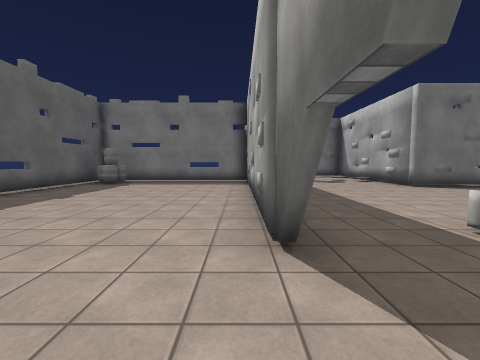
[1] (above)

17 first-person views from a walk through a scene from a Unity 3-D project. The camera is 1.4 m above the floor, tilts 4° down and sees 90° across. The floor is counted in squares, 2 m on a side. Each view is taken from the middle of a square. On the plan, view 1 faces up. The plan holds only what a view shows up to about 9 squares ahead; the rest is blank. The place goes on beyond the plan. The player character is not drawn. Surface patterns are stand-ins for the level's own textures.

[2]
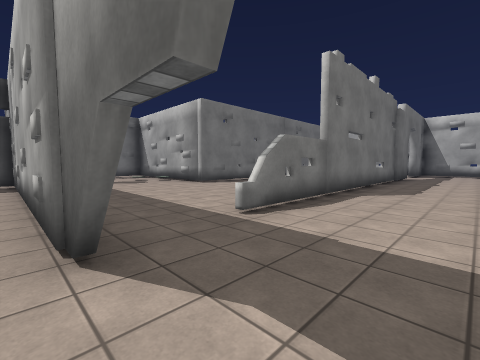

[3]
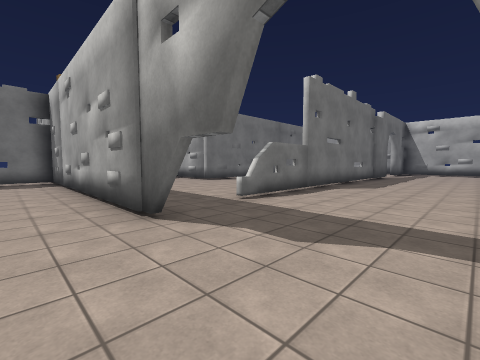

[4]
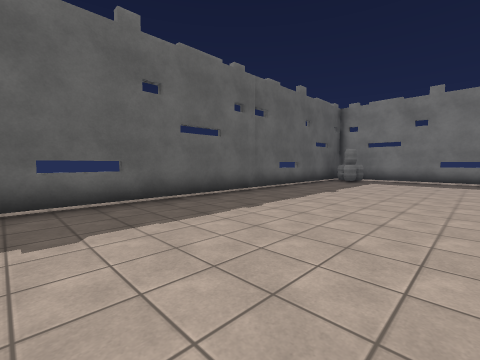

[5]
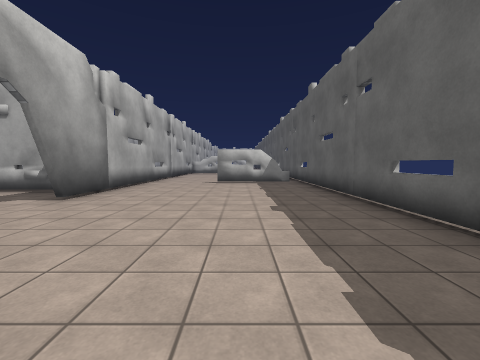

[6]
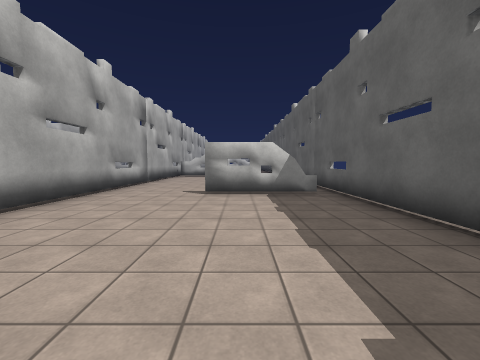

[7]
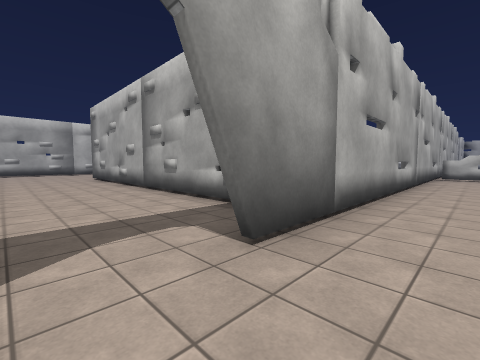

[8]
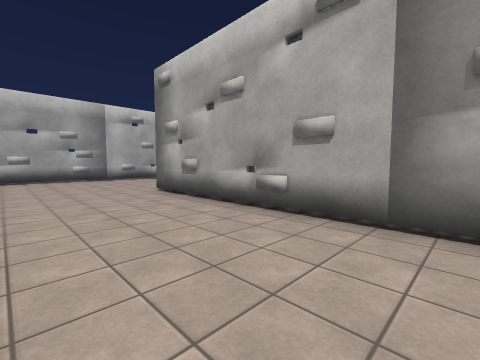

[9]
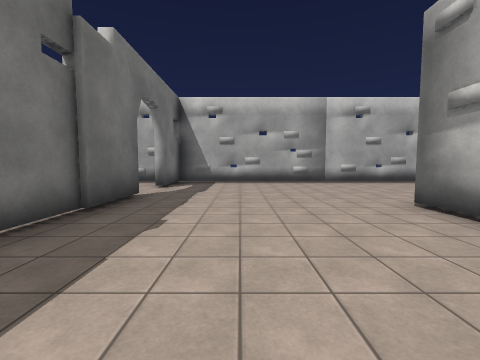

[10]
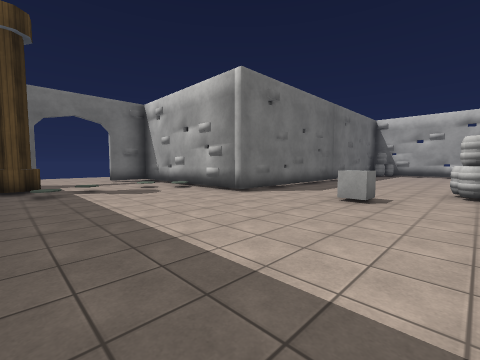

[11]
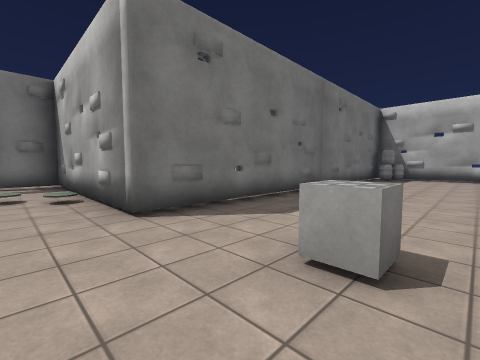

[12]
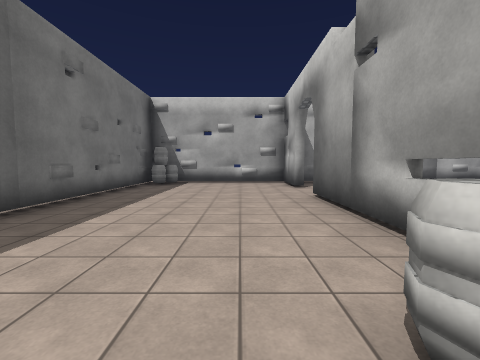

[13]
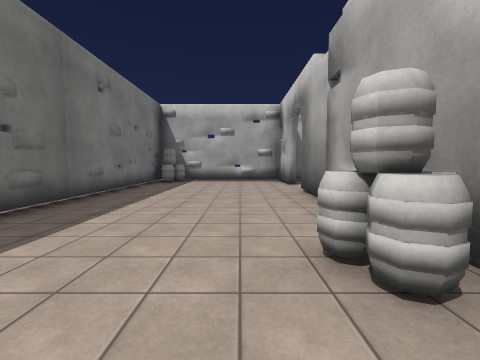

[14]
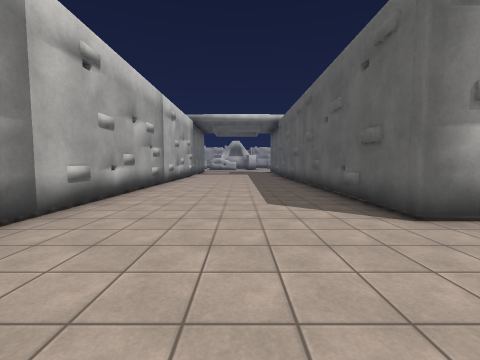

[15]
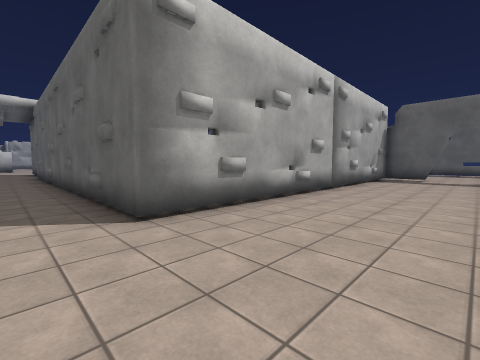

[16]
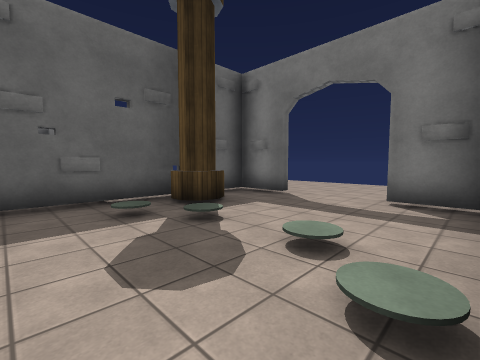

[17]
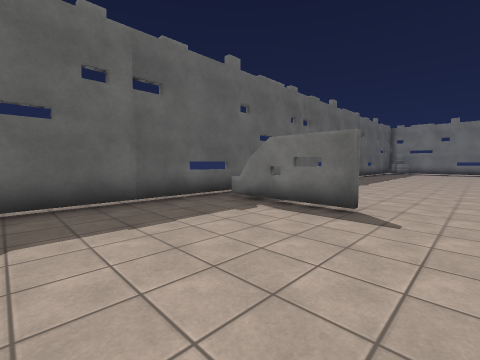

### Floor plan
Points are (right, up) in squares from view 1. A wall is a line through its corners. A room is listed if a view was taken in it or the views show most of it. See-through windows are left out.
Room 1 (views 1, 2, 3, 4, 5, 6, 7, 8, 9, 14, 15, 17)
walls: (1.5, -2.8) (10.9, -2.8) (10.9, -9.5); (0.3, 1.2) (0.3, 9.2) (-3.5, 9.2); (-2.1, -5.5) (-4.8, -5.5); (0.3, -9.5) (0.3, -1.1); (12.1, 2.3) (2.2, 2.3); (-4.8, -5.4) (-2.1, -5.4); (-5.3, 7.5) (-5.3, -9.1); (15.6, -9.1) (15.6, 2.3) (13.9, 2.3)
ways out: opening at (1.5, 2) to room 2; opening at (13, 2) to room 2
objects: barrel (-4, 8); barrel (-4, 9)
Room 2 (views 10, 11, 12, 13, 16)
walls: (7.5, 2.4) (12.1, 2.4); (1.7, 10.7) (1.2, 10.2); (1.5, 11.1) (1.7, 10.7) (1.6, 10.2) (1, 10.2); (1.9, 12.6) (0.5, 12.6) (0.5, 7.9); (14.4, 7.1) (5.2, 7.1) (5.2, 12.6) (3.9, 12.6); (13.9, 2.4) (15.6, 2.4) (15.6, 6.5)
ways out: opening at (1.5, 2) to room 1; opening at (13, 2) to room 1; opening at (2.5, 13)
objects: barrel (7, 3); other object (8, 3); barrel (15, 6)

Positions as (right, up) in squares from view 1, and headings:
1: (0, 0), facing up
2: (0, 0), facing up-right
3: (-1, -1), facing up-right
4: (-1, -1), facing up-left
5: (-3, 3), facing down
6: (-3, 0), facing down
7: (-1, 0), facing down-right
8: (5, 0), facing down-right
9: (7, 0), facing right
10: (1, 3), facing up-right
11: (4, 4), facing up-right
12: (7, 4), facing right
13: (6, 4), facing right
14: (13, 0), facing down
15: (12, 0), facing down-left
16: (5, 8), facing up-left
17: (-1, -9), facing up-left
